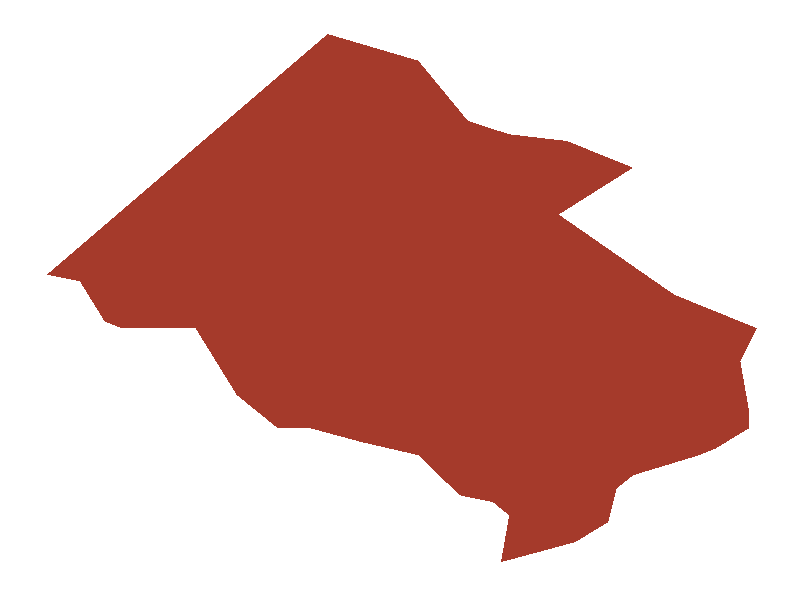

Source code (R):
library(ggplot2)
ggsave(
  file.path("man", "figures", "ffx.svg"),
  ggplot(dplyr::filter(map_data("county"), region == "virginia", subregion == "fairfax")) +
  geom_polygon(aes(long, lat), fill = "#A53A2B") +
  theme_minimal() +
  theme(
    axis.title = element_blank(),
    axis.text = element_blank(),
    panel.grid = element_blank()
  )
)
